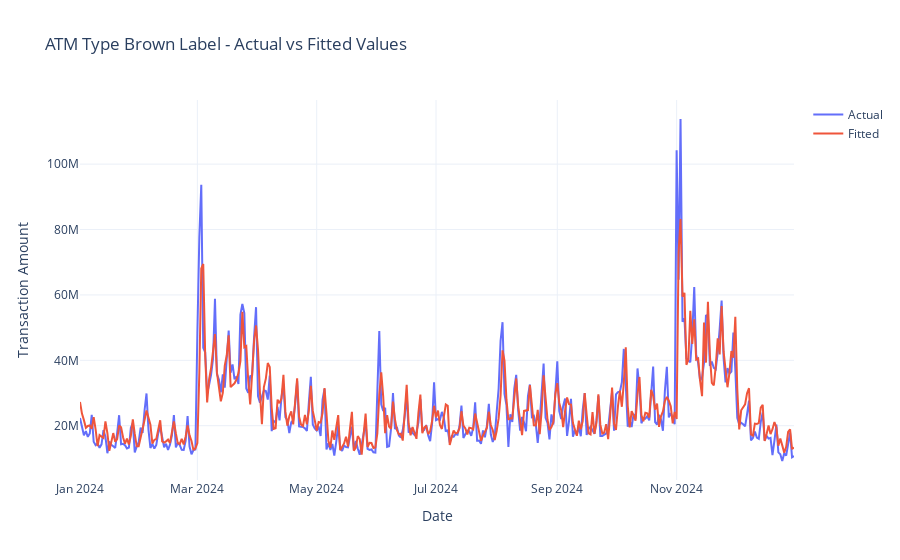
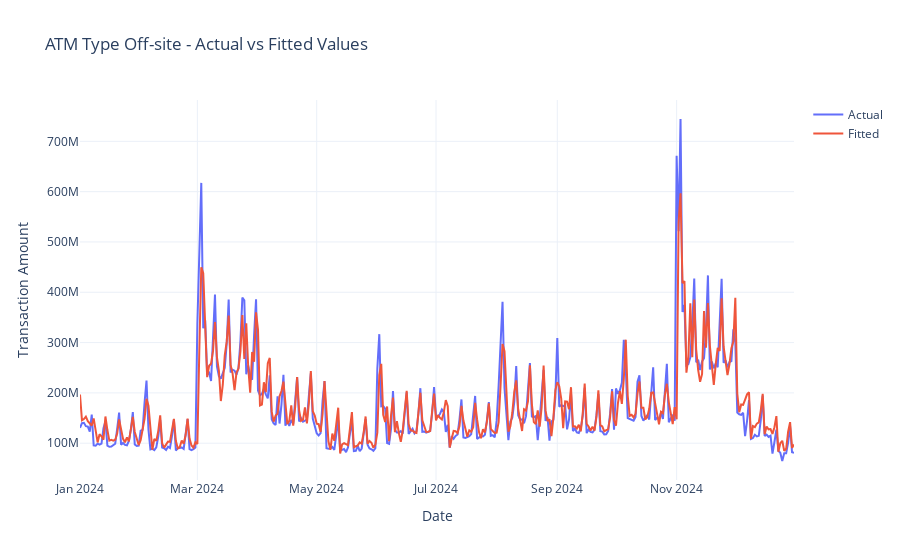
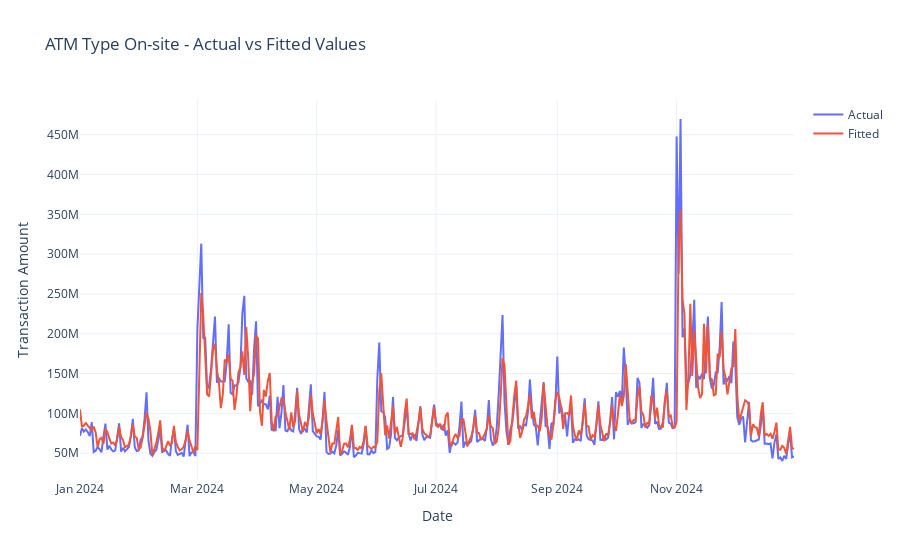
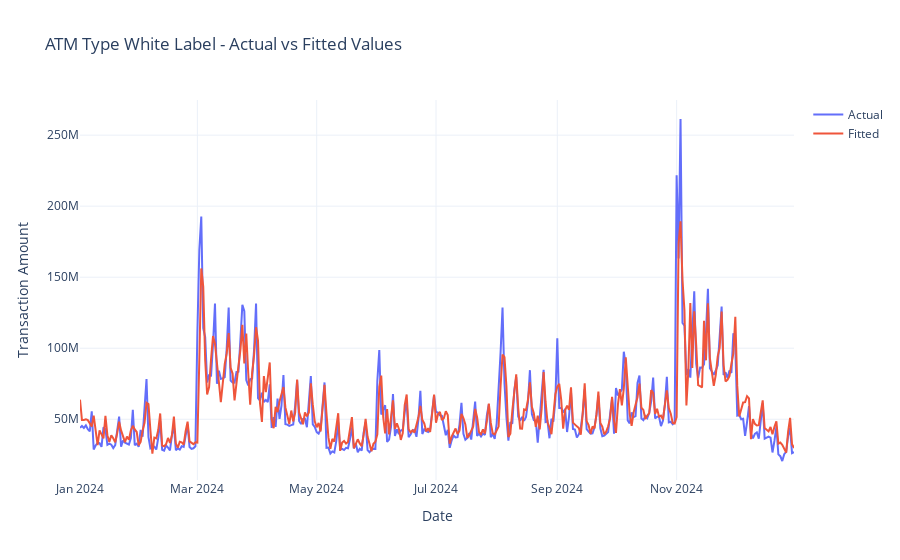

Notebook code for these charts, in order:
### Code cell
from pmdarima import auto_arima
from statsmodels.tsa.statespace.sarimax import SARIMAX
from sklearn.metrics import mean_squared_error, mean_absolute_error
from math import sqrt
import plotly.graph_objects as go

# Group the data by ATM_Type
clustered_data = df.groupby('ATM_Type')

# Iterate through each ATM type cluster and fit models
for atm_type, cluster_data in clustered_data:
	print(f"Processing ATM Type: {atm_type}")
	
	# Ensure the 'Transaction_Amount' column is used for modeling
	time_series = cluster_data[['Date', 'Transaction_Amount', 'is_salary_day', 'is_holiday']].copy()
	time_series.set_index('Date', inplace=True)
	time_series = time_series.resample('D').sum()
	
	# Define the exogenous variables
	exog_variables = time_series[['is_salary_day', 'is_holiday']]
	
	try:
		# Fit auto ARIMA model with exogenous variables
		Auto_arima_model = auto_arima(
			time_series['Transaction_Amount'], 
			exogenous=exog_variables, 
			seasonal=True, 
			m=7
		)
		
		# Fit SARIMAX Model with exogenous variables
		Sarimax_model = SARIMAX(
			time_series['Transaction_Amount'], 
			order=(1, 1, 1), 
			seasonal_order=(1, 1, 1, 7), 
			exog=exog_variables
		)
		Sarimax_model_fit = Sarimax_model.fit()
		
		# Print model summaries
		print(f"Auto ARIMA Model Summary for ATM Type {atm_type}:")
		print(Auto_arima_model.summary())
		print(f"\nSARIMAX Model Summary for ATM Type {atm_type}:")
		print(Sarimax_model_fit.summary())
		
		# Calculate fitted values
		fitted_values = Auto_arima_model.predict_in_sample()
		
		# Calculate RMSE, MAE, and MAPE
		rmse = sqrt(mean_squared_error(time_series['Transaction_Amount'], fitted_values))
		mae = mean_absolute_error(time_series['Transaction_Amount'], fitted_values)
		mape = np.mean(np.abs((time_series['Transaction_Amount'] - fitted_values) / time_series['Transaction_Amount'])) * 100
		print(f"ATM Type {atm_type} - RMSE: {rmse}, MAE: {mae}, MAPE: {mape}%")
		
		# Plot the actual vs fitted values
		fig = go.Figure()
		fig.add_trace(go.Scatter(
			x=time_series.index,
			y=time_series['Transaction_Amount'],
			mode='lines',
			name='Actual'
		))
		fig.add_trace(go.Scatter(
			x=time_series.index,
			y=fitted_values,
			mode='lines',
			name='Fitted'
		))
		fig.update_layout(
			title=f"ATM Type {atm_type} - Actual vs Fitted Values",
			xaxis_title="Date",
			yaxis_title="Transaction Amount",
			template="plotly_white"
		)
		fig.show()
		
	except Exception as e:
		print(f"Error processing ATM Type {atm_type}: {e}")

### Figure 1 — Plotly figure (JSON) as saved in the notebook; plotly's stock layout.template omitted (floating-point values rounded to 4 significant figures; data arrays with more than 128 entries replaced by an {"elided": "..."} marker saying what was removed)
{"data": [{"mode": "lines", "name": "Actual", "type": "scatter", "x": {"elided": "366 str values"}, "y": {"elided": "366 int values"}}, {"mode": "lines", "name": "Fitted", "type": "scatter", "x": {"elided": "366 str values"}, "y": {"elided": "366 float values"}}], "layout": {"title": {"text": "ATM Type Brown Label - Actual vs Fitted Values"}, "xaxis": {"title": {"text": "Date"}}, "yaxis": {"title": {"text": "Transaction Amount"}}}}

### Figure 2 — Plotly figure (JSON) as saved in the notebook; plotly's stock layout.template omitted (floating-point values rounded to 4 significant figures; data arrays with more than 128 entries replaced by an {"elided": "..."} marker saying what was removed)
{"data": [{"mode": "lines", "name": "Actual", "type": "scatter", "x": {"elided": "366 str values"}, "y": {"elided": "366 int values"}}, {"mode": "lines", "name": "Fitted", "type": "scatter", "x": {"elided": "366 str values"}, "y": {"elided": "366 float values"}}], "layout": {"title": {"text": "ATM Type Off-site - Actual vs Fitted Values"}, "xaxis": {"title": {"text": "Date"}}, "yaxis": {"title": {"text": "Transaction Amount"}}}}

### Figure 3 — Plotly figure (JSON) as saved in the notebook; plotly's stock layout.template omitted (floating-point values rounded to 4 significant figures; data arrays with more than 128 entries replaced by an {"elided": "..."} marker saying what was removed)
{"data": [{"mode": "lines", "name": "Actual", "type": "scatter", "x": {"elided": "366 str values"}, "y": {"elided": "366 int values"}}, {"mode": "lines", "name": "Fitted", "type": "scatter", "x": {"elided": "366 str values"}, "y": {"elided": "366 float values"}}], "layout": {"title": {"text": "ATM Type On-site - Actual vs Fitted Values"}, "xaxis": {"title": {"text": "Date"}}, "yaxis": {"title": {"text": "Transaction Amount"}}}}

### Figure 4 — Plotly figure (JSON) as saved in the notebook; plotly's stock layout.template omitted (floating-point values rounded to 4 significant figures; data arrays with more than 128 entries replaced by an {"elided": "..."} marker saying what was removed)
{"data": [{"mode": "lines", "name": "Actual", "type": "scatter", "x": {"elided": "366 str values"}, "y": {"elided": "366 int values"}}, {"mode": "lines", "name": "Fitted", "type": "scatter", "x": {"elided": "366 str values"}, "y": {"elided": "366 float values"}}], "layout": {"title": {"text": "ATM Type White Label - Actual vs Fitted Values"}, "xaxis": {"title": {"text": "Date"}}, "yaxis": {"title": {"text": "Transaction Amount"}}}}
